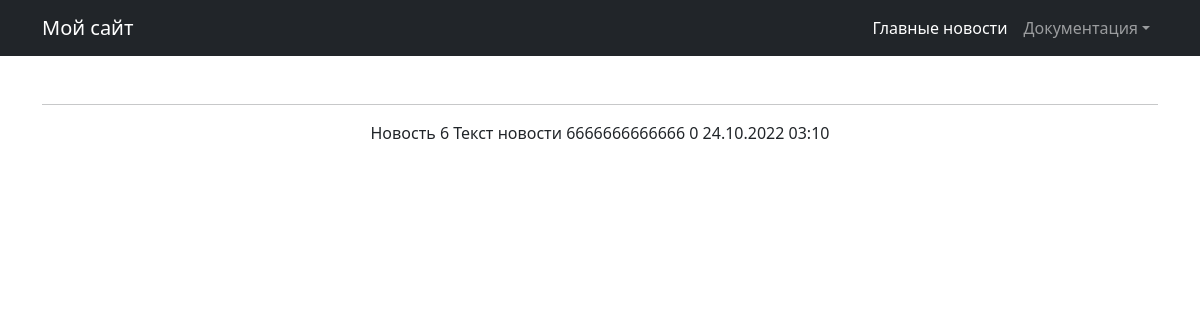
/news/6, run on an earlier commit of the app's database.
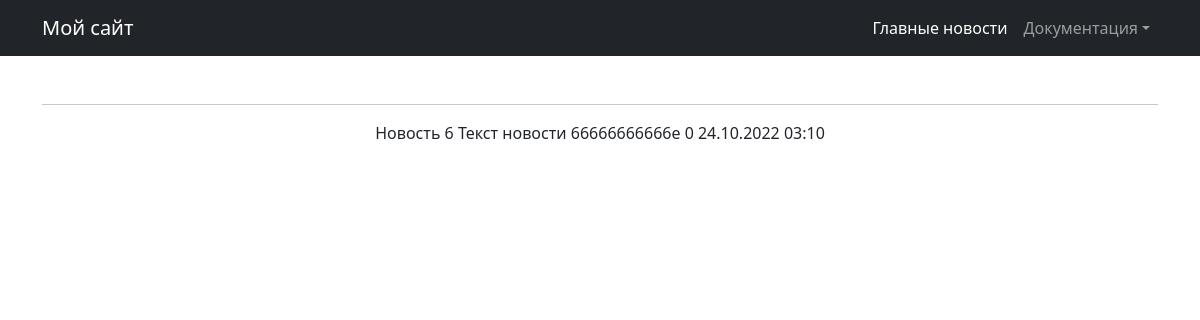
And on a later commit of the database.
### new/models.py (models this page shows, shortened)
class Post(models.Model):
    author_post = models.ForeignKey(User, on_delete=models.CASCADE)
    NEWS = 'NW'
    ARTICLE = 'AR'
    CATEGORY_CHOICES =  (
        ( NEWS, 'НОВОСТЬ'),
        (ARTICLE, 'СТАТЬЯ')
    )
    categoryType = models.CharField(max_length=2, choices=CATEGORY_CHOICES, default=ARTICLE)
    dataCreation = models.DateTimeField(auto_now_add=True)
    postCategory = models.ManyToManyField(Category, through='PostCategory')
    title = models.CharField(max_length=128)
    text = models.TextField()
    rating = models.SmallIntegerField(default=0)

### new/views.py (the view)
# urls.py: path('<int:pk>', PostDetail.as_view(), name='detail_post'),
class PostDetail(DetailView):
    model = Post
    template_name = 'NewsDetail.html'
    context_object_name = 'Post'
    paginate_by = 1

### new/templatetags/censor.py (called while the page is built)
def censor(value):
   bad_words = ('редиска')
   if not isinstance(value, str):
      raise TypeError(f"unresolved type '{type(value)}' expected  type 'str'")
   for word in value.split():
      if word.lower() in bad_words:
         value = value.replace(word, f"{word[0]}{'*' * (len(word) - 1)}")
   return value

### templates/NewsDetail.html (shortened to what this page needs)
{% extends 'flatpages/default.html' %}
{% load censor %}
{% block content %}
   <hr>
   <td>{{ Post.title }}</td>
   <td>{{ Post.text|censor }}</td>
   <td>{{ Post.rating }}</td>
   <td>{{ Post.dataCreation|date:'d.m.Y h:m'}}</td>
{% endblock content %}

What changed in the data, as far as the page shows it:
changed Post "Новость 6": text|censor "Текст новости 6666666666666" → "Текст новости 66666666666e"
